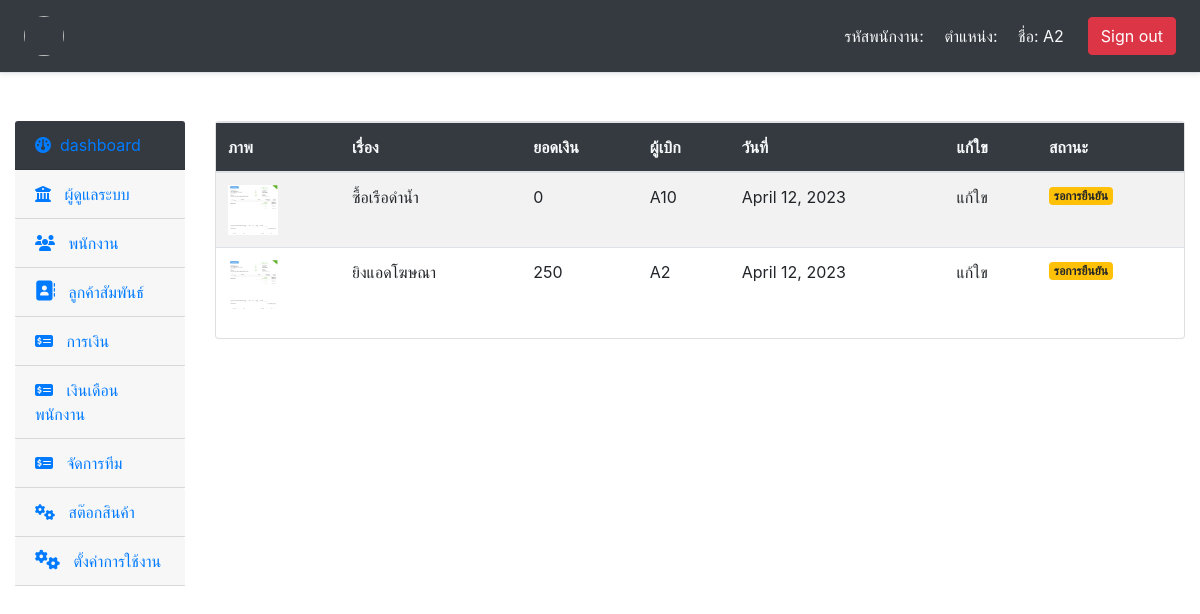
The page /money/ (signed in) on the database its author committed.
### app_money/models.py (models this page shows, shortened)
class ReceiptInvoice (models.Model): # การเบิกเงิน
    collector = models.OneToOneField(User,on_delete=models.CASCADE)#ผู้เบิก
    subject = models.OneToOneField(Subject,on_delete=models.CASCADE) # เรื่องขอเบิก
    details = models.TextField(null=True,blank=True) #รายละเอียดการเบิก
    money = models.PositiveBigIntegerField(default=0,blank=True) #จำนวนเงิน
    image1 = models.ImageField(upload_to='image_money',null=True,blank=True,default='default.png') #ภาพขอเบิกเงินที่ 1
    image2 = models.ImageField(upload_to='image_money',null=True,blank=True,default='default.png') #ภาพขอเบิกเงินที่ 2
    image3 = models.ImageField(upload_to='image_money',null=True,blank=True,default='default.png') #ภาพขอเบิกเงินที่ 3
    image4 = models.ImageField(upload_to='image_money',null=True,blank=True,default='default.png') #ภาพขอเบิกเงินที่ 4
    image5 = models.ImageField(upload_to='image_money',null=True,blank=True,default='default.png') #ภาพขอเบิกเงินที่ 5
    created_dat = models.DateField(auto_now_add=True,null=True,blank=True) #วันที่เบิก

class Subject (models.Model):
    name = models.CharField(max_length=255)
    def __str__(self) :
        return self.name

### app_money/views.py (the view)
# urls.py: path('',Dashboard,name='dashboard' ),
def dashboard (request):
    view_money = ReceiptInvoice.objects.all()
    return render(request,'html_money/money.html',{"view_money":view_money})

### templates/html_money/money.html
{% extends 'base/layout.html' %}
{% block content %}
{% load humanize %}
<table class="table table-striped ">
    <thead class='bg-dark text-light'>
      <tr>
        <th> ภาพ </th>
        <th> เรื่อง </th>
        <th> ยอดเงิน </th>
        <th> ผู้เบิก </th>
        <th> วันที่ </th>
        <th> แก้ใข </th>
        <th> สถานะ </th>
      </tr>
    </thead>
    <tbody>
      {% for money in view_money %}
      <tr>
        <td><img src="{{ money.image1.url}}"  width="50" height="50" alt="..."></td>
        <td> {{money.subject}} </td>
        <td> {{money.money | intcomma}}</td>
        <td> {{money.collector}} </td>
        <td> {{money.created_dat}} </td>
        <td>แก้ใข</a></td>
        <td><h6> <span class="badge badge-warning">รอการยืนยัน</span></h6></td>
      </tr>
      {% endfor %}
    </tbody>
</table>
{% endblock content %}

### templates/base/navbar.html
<div class="d-flex flex-column flex-md-row align-items-center p-3 px-md-4 mb-3 bg-dark border-bottom shadow-sm">
  <h5 class="my-0 mr-md-auto font-weight-normal text-light"><img src="{{ user.username.photo.url}} " width="40" height="40"class="rounded-circle" ></h5>
  <nav class="my-2 my-md-0 mr-md-3">
    <a class="p-2 text-light" href="#">รหัสพนักงาน: </a>
    <a class="p-2 text-light" href="#">ตำแหน่ง: </a>
    <a class="p-2 text-light" href="#">ชื่อ: {{user}}</a>
  </nav>
  <a class="btn btn-danger" href="/logout">Sign  out</a>
</div>

### rows shown on the page
ReceiptInvoice: image1 (picture), subject "ซื้อเรือดำน้ำ", money "0", collector "A10", created_dat "April 12, 2023"
ReceiptInvoice: image1 (picture), subject "ยิงแอดโฆษณา", money "250", collector "A2", created_dat "April 12, 2023"

### other values the page prints
{{ user }} "A2"
